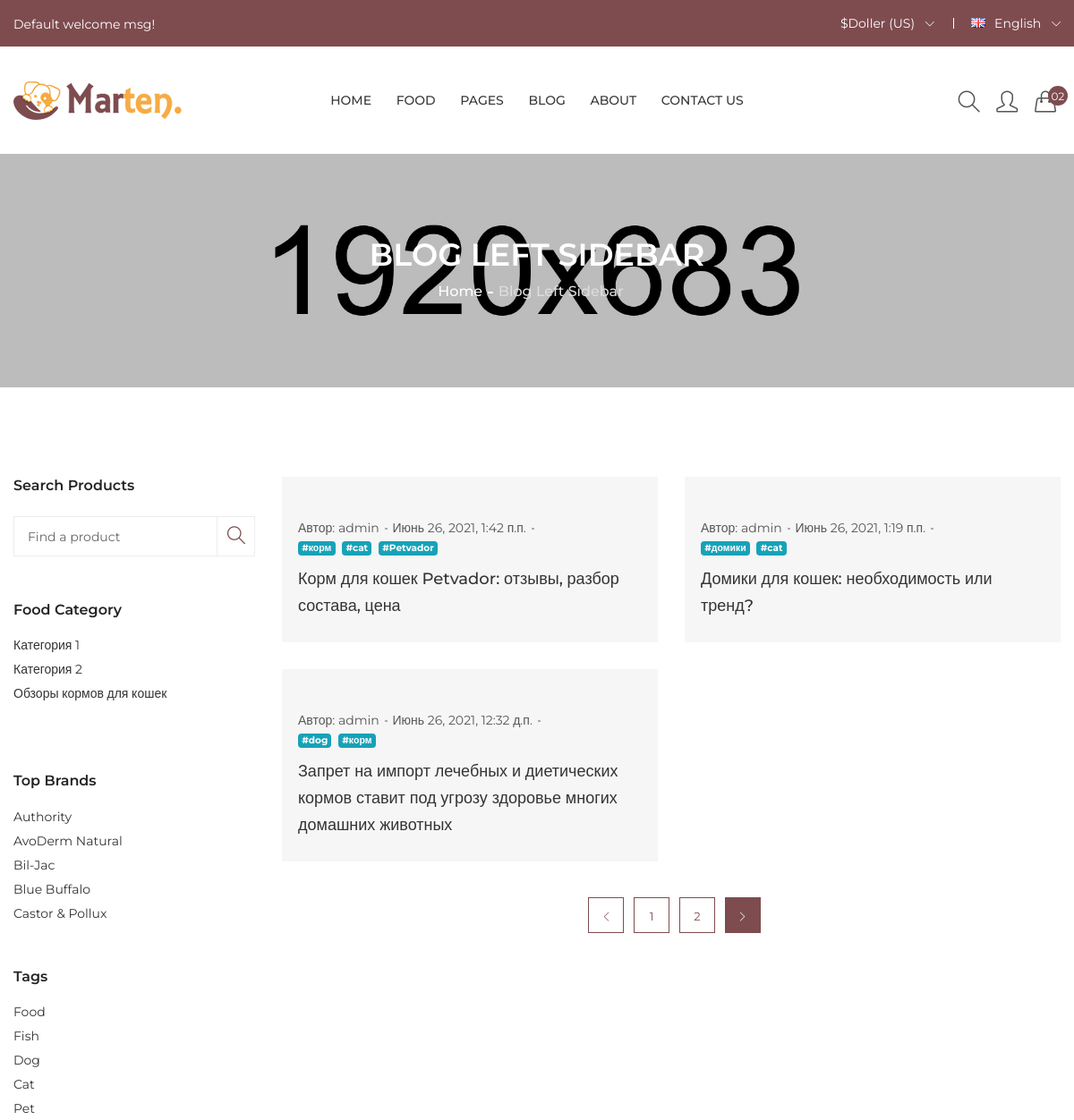
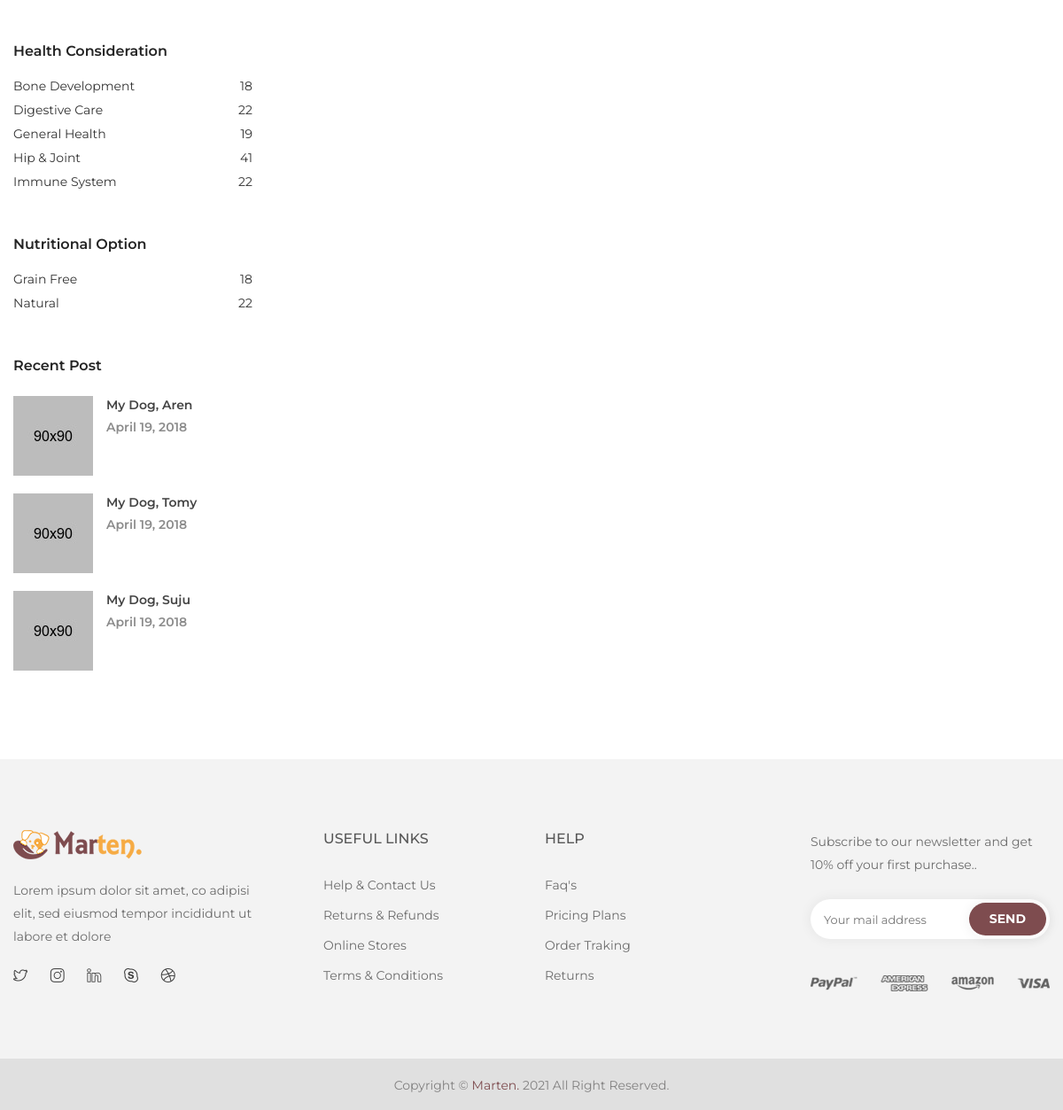
Screenshot of /blog/ with the database file from the repository (2 pictures, top to bottom).
### eStore_blog/models.py (models this page shows, shortened)
class Blog(models.Model):
    title = models.CharField(max_length=150)
    url = models.SlugField()
    content = models.TextField(blank=True)
    created_at = models.DateTimeField(auto_now_add=True)
    updated_at = models.DateTimeField(auto_now=True)
    photo = models.ImageField(upload_to='photos/%Y/%m/%d/')
    author = models.ForeignKey(User, on_delete=models.PROTECT, verbose_name='Автор')
    category = models.ForeignKey('Category', on_delete=models.PROTECT, null=True, verbose_name='Категории')
    tag = TaggableManager()
    is_published = models.BooleanField(default=True)
    def get_absolute_url(self):
        return reverse_lazy('view_post', kwargs={'pk': self.pk})
    class Meta:
        verbose_name = 'Новость'
        verbose_name_plural = "Новости"
        ordering = ['-created_at']

class Category(models.Model):
    title = models.CharField(max_length=150, db_index=True, verbose_name='Назваие категории')
    def get_absolute_url(self):
        return reverse_lazy('category', kwargs={'category_id': self.pk})
    class Meta:
        verbose_name = 'Категория'
        verbose_name_plural = "Категории"
        ordering = ['title']

### eStore_blog/views.py (the view)
# urls.py: path('blog/', ListBlog.as_view(), name='all_blogs'),
class ListBlog(ListView):
    model = Blog
    template_name = 'eStore_blog/blog-leftsidebar.html'
    context_object_name = 'blogs'
    extra_context = {'title': 'BLOG'}
    def get_context_data(self, *, object_list=None, **kwargs):  # переопределение данных через функцию get_context_data
        context = super(ListBlog, self).get_context_data(**kwargs)
        context['title'] = "Home"
        return context
    def get_queryset(self):
        return Blog.objects.filter(is_published=True)  # вносим правки по выборке данных (дополнительное условие)

### eStore_blog/templatetags/blog_tags.py (called while the page is built)
@register.inclusion_tag('includes/list_categories.html')
def show_categories():
    categories = Category.objects.all()
    return {'categories': categories}

### eStore_blog/templates/eStore_blog/blog-leftsidebar.html (shortened to what this page needs)
{% extends 'layouts/base.html' %}
{% block content %}
    {% include 'includes/header.html' %}
    <div class="breadcrumb-area pt-95 pb-95 bg-img"
         style="background-image:url(/static/assets/img/banner/banner-2.jpg);">
        <div class="container">
            <div class="breadcrumb-content text-center">
                <h2>Blog Left sidebar</h2>
                <ul>
                    <li><a href="{% url 'index' %}">home</a></li>
                    <li class="active">Blog Left sidebar</li>
                </ul>
            </div>
        </div>
    </div>
    <div class="shop-area pt-100 pb-100">
        <div class="container">
            <div class="row flex-row-reverse">
                <div class="col-lg-9 col-md-8">
                    <div class="row">
                        {% for blog in blogs %}
                            <div class="col-lg-6 col-md-6">
                                <div class="blog-wrapper mb-30 gray-bg">
                                    <div class="blog-img hover-effect">
                                    </div>
                                    <div class="blog-content">
                                        <div class="blog-meta">
                                            <ul>
                                                <li>Автор: <span>{{ blog.author }}</span></li>
                                                <li>{{ blog.created_at }}</li>
                                                <br>
                                                {% for tag in blog.tag.all %}
                                                    <a href="" class="mr-1 badge badge-info">#{{ tag }}</a>
                                                {% endfor %}
                                            </ul>
                                        </div>
                                        <h4><a href="{{ blog.get_absolute_url }}">{{ blog.title }}</a></h4>
                                    </div>
                                </div>
                            </div>
                        {% endfor %}
                    </div>
                    <div class="pagination-style text-center mt-10">
                        <ul>
                            <li>
                                <a href="#"><i class="icon-arrow-left"></i></a>
                            </li>
                            <li>
                                <a href="#">1</a>
                            </li>
                            <li>
                                <a href="#">2</a>
                            </li>
                            <li>
                                <a class="active" href="#"><i class="icon-arrow-right"></i></a>
                            </li>
                        </ul>
                    </div>
                </div>
                {% include 'includes/_sidebar.html' %}
            </div>
        </div>
    </div>
    {% include 'includes/footer.html' %}
{% endblock content %}

### templates/includes/list_categories.html
<div class="shop-list-style mt-20">
    <ul>
        {% for cat in categories %}
            <li><a href="{{ cat.get_absolute_url }}">{{ cat.title }}</a></li>
        {% endfor %}
        <br>
    </ul>
</div>

### eStore_core/static/assets/css/responsive.css (style rules this page uses)
@media (min-width: 992px) and (max-width: 1200px) { .blog-content > h4 { font-size: 18px; } }
@media (min-width: 992px) and (max-width: 1200px) { .blog-content { padding: 26px 18px; } }

### rows the page displays
Blog: author "admin", created_at "Июнь 26, 2021, 1:42 п.п.", title "Корм для кошек Petvador: отзывы, разбор состава, цена"
Tag: name "корм"
Tag: name "cat"
Tag: name "Petvador"
Blog: author "admin", created_at "Июнь 26, 2021, 1:19 п.п.", title "Домики для кошек: необходимость или тренд?"
Tag: name "домики"
Blog: author "admin", created_at "Июнь 26, 2021, 12:32 д.п.", title "Запрет на импорт лечебных и диетических кормов ставит под угрозу здоровье многих домашних животных"
Tag: name "dog"
Category: title "Категория 1"
Category: title "Категория 2"
Category: title "Обзоры кормов для кошек"
